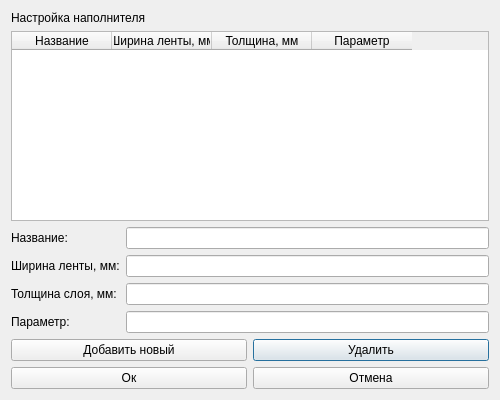
<?xml version="1.0" encoding="UTF-8"?>
<ui version="4.0">
 <class>SetReinfWindow</class>
 <widget class="QDialog" name="SetReinfWindow">
  <property name="geometry">
   <rect>
    <x>0</x>
    <y>0</y>
    <width>500</width>
    <height>400</height>
   </rect>
  </property>
  <property name="windowTitle">
   <string>Dialog</string>
  </property>
  <layout class="QGridLayout" name="gridLayout">
   <item row="3" column="0">
    <layout class="QFormLayout" name="formLayout">
     <item row="1" column="0">
      <widget class="QLabel" name="Namelb">
       <property name="text">
        <string>Название:</string>
       </property>
      </widget>
     </item>
     <item row="1" column="1">
      <widget class="QLineEdit" name="Namele">
       <property name="palette">
        <palette>
         <active>
          <colorrole role="Text">
           <brush brushstyle="SolidPattern">
            <color alpha="255">
             <red>0</red>
             <green>0</green>
             <blue>0</blue>
            </color>
           </brush>
          </colorrole>
          <colorrole role="PlaceholderText">
           <brush brushstyle="SolidPattern">
            <color alpha="128">
             <red>0</red>
             <green>0</green>
             <blue>0</blue>
            </color>
           </brush>
          </colorrole>
         </active>
         <inactive>
          <colorrole role="Text">
           <brush brushstyle="SolidPattern">
            <color alpha="255">
             <red>0</red>
             <green>0</green>
             <blue>0</blue>
            </color>
           </brush>
          </colorrole>
          <colorrole role="PlaceholderText">
           <brush brushstyle="SolidPattern">
            <color alpha="128">
             <red>0</red>
             <green>0</green>
             <blue>0</blue>
            </color>
           </brush>
          </colorrole>
         </inactive>
         <disabled>
          <colorrole role="Text">
           <brush brushstyle="SolidPattern">
            <color alpha="255">
             <red>120</red>
             <green>120</green>
             <blue>120</blue>
            </color>
           </brush>
          </colorrole>
          <colorrole role="PlaceholderText">
           <brush brushstyle="SolidPattern">
            <color alpha="128">
             <red>0</red>
             <green>0</green>
             <blue>0</blue>
            </color>
           </brush>
          </colorrole>
         </disabled>
        </palette>
       </property>
      </widget>
     </item>
     <item row="2" column="0">
      <widget class="QLabel" name="hlb">
       <property name="text">
        <string>Ширина ленты, мм:</string>
       </property>
      </widget>
     </item>
     <item row="2" column="1">
      <widget class="QLineEdit" name="hle"/>
     </item>
     <item row="3" column="0">
      <widget class="QLabel" name="thicklb">
       <property name="text">
        <string>Толщина слоя, мм:</string>
       </property>
      </widget>
     </item>
     <item row="3" column="1">
      <widget class="QLineEdit" name="thickle"/>
     </item>
     <item row="4" column="0">
      <widget class="QLabel" name="Paramlb">
       <property name="text">
        <string>Параметр:</string>
       </property>
      </widget>
     </item>
     <item row="4" column="1">
      <widget class="QLineEdit" name="Paramle"/>
     </item>
    </layout>
   </item>
   <item row="1" column="0">
    <widget class="QTableWidget" name="reinftbl">
     <property name="columnCount">
      <number>4</number>
     </property>
     <column>
      <property name="text">
       <string>Название</string>
      </property>
     </column>
     <column>
      <property name="text">
       <string>Ширина ленты, мм</string>
      </property>
     </column>
     <column>
      <property name="text">
       <string>Толщина, мм</string>
      </property>
     </column>
     <column>
      <property name="text">
       <string>Параметр</string>
      </property>
     </column>
    </widget>
   </item>
   <item row="4" column="0">
    <layout class="QGridLayout" name="gridLayout_4">
     <item row="0" column="1">
      <widget class="QPushButton" name="delbtn">
       <property name="text">
        <string>Удалить</string>
       </property>
      </widget>
     </item>
     <item row="0" column="0">
      <widget class="QPushButton" name="addbtn">
       <property name="text">
        <string>Добавить новый</string>
       </property>
      </widget>
     </item>
     <item row="1" column="0">
      <widget class="QPushButton" name="okbtn">
       <property name="text">
        <string>Ок</string>
       </property>
      </widget>
     </item>
     <item row="1" column="1">
      <widget class="QPushButton" name="cancelbtn">
       <property name="text">
        <string>Отмена</string>
       </property>
      </widget>
     </item>
    </layout>
   </item>
   <item row="0" column="0">
    <widget class="QLabel" name="label">
     <property name="text">
      <string>Настройка наполнителя</string>
     </property>
    </widget>
   </item>
  </layout>
 </widget>
 <tabstops>
  <tabstop>Namele</tabstop>
  <tabstop>hle</tabstop>
  <tabstop>thickle</tabstop>
  <tabstop>Paramle</tabstop>
  <tabstop>reinftbl</tabstop>
  <tabstop>addbtn</tabstop>
  <tabstop>okbtn</tabstop>
  <tabstop>delbtn</tabstop>
  <tabstop>cancelbtn</tabstop>
 </tabstops>
 <resources/>
 <connections/>
</ui>
